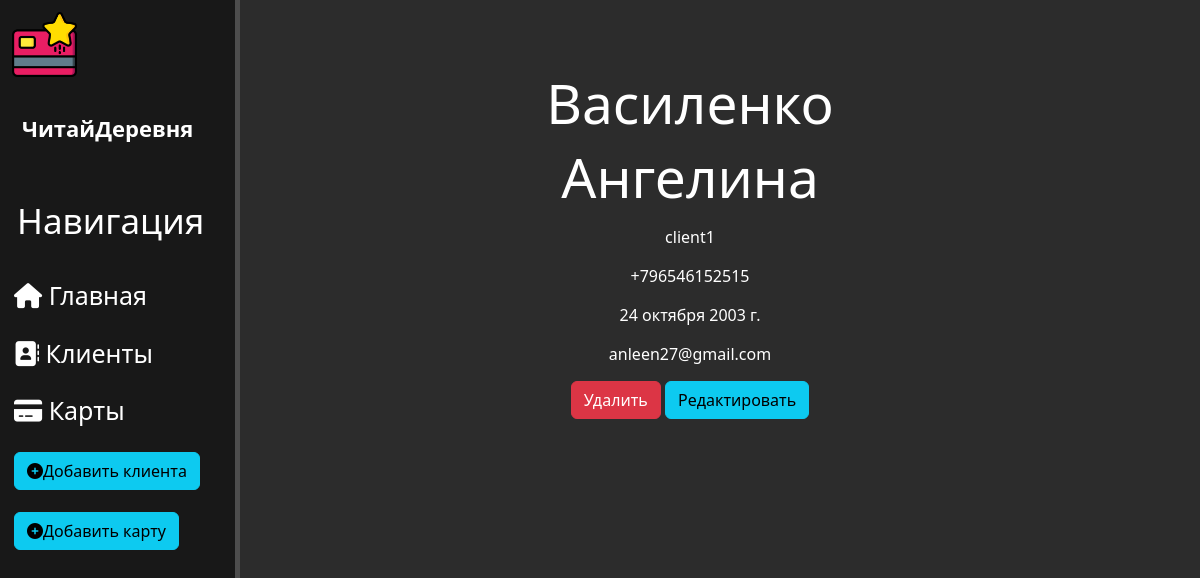
Page /bonus/client/1 on the committed database.
### bonus/models.py (models this page shows, shortened)
class Client(models.Model):
    client_id = models.CharField(max_length=150, unique=True)
    name = models.CharField('Имя', max_length=150)
    surname = models.CharField('Фамилия', max_length=150)
    number = models.CharField('Телефон', max_length=150)
    birth = models.DateField('Дата рождения')
    email = models.CharField('email', max_length=150)
    class Meta:
        verbose_name = 'Клиент'
        verbose_name_plural = 'Клиенты'

### bonus/views.py (the view)
class ClientDetailView(DetailView):
    model = Client
    template_name = 'bonus/details_view_client.html'
    context_object_name = 'client'

### bonus/templates/bonus/details_view_client.html (shortened to what this page needs)
{% extends 'main/layout.html' %}
{% block content %}
    <div class="features">
        <h1>{{ client.surname }}</h1><h1>{{ client.name }}</h1>
        <p>{{ client.client_id }}</p>
        <p>{{ client.number }}</p>
        <p>{{ client.birth }}</p>
        <p>{{ client.email }}</p>
        <a href="{% url 'client-delete' client.id %}" class="btn btn-danger">Удалить</a>
        <a href="{% url 'client-update' client.id %}" class="btn btn-info">Редактировать</a>
    </div>
{% endblock %}

### main/static/main/css/main.css (style rules this page uses)
body { background: #2c2c2c; }
main .features { float: left; color: #fff; margin-top: 70px; text-align: center; width: 75%; }
main .features h1 { font-size: 55px; }
main .features p { max-width: 400px; margin: 15px auto; text-align: center; }

### main/templates/main/layout.html (style rules this page uses)
a { text-decoration: none; }

### rows in the picture
Client: surname "Василенко", name "Ангелина", client_id "client1", number "+796546152515", birth "24 октября 2003 г.", email "anleen27@gmail.com"
